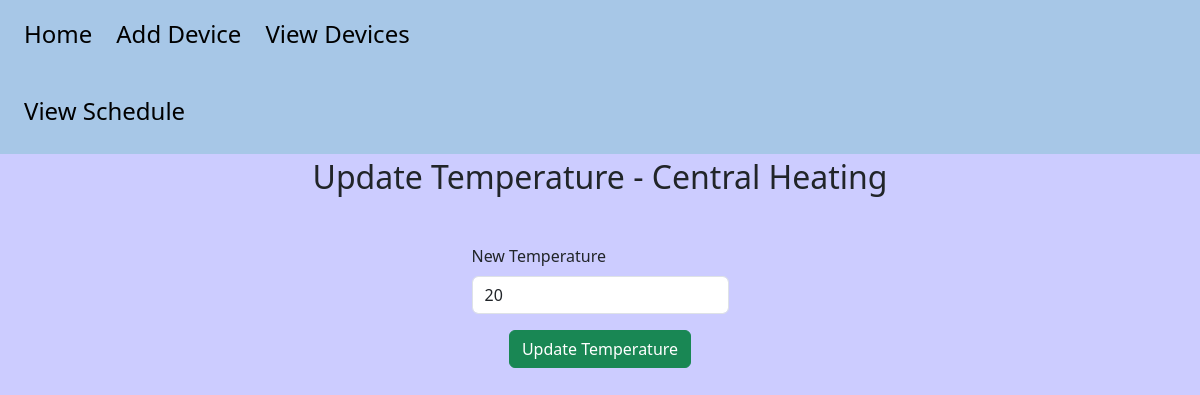
Page /update_temperature/3 on the earlier database version.
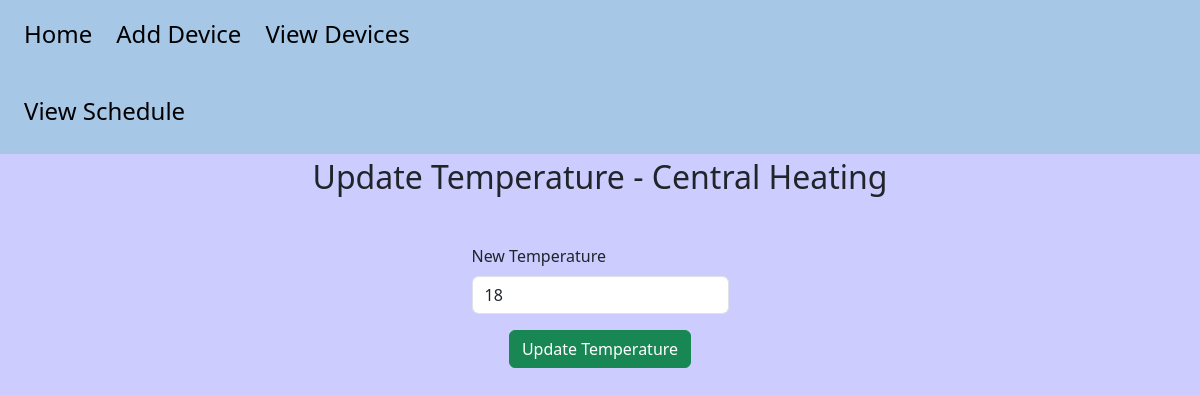
Same page on the later database version.
### database.py (models this page shows, shortened)
class Device(db.Model):
    __tablename__ = "devices"
    id = db.Column(db.Integer, primary_key=True)
    name = db.Column(db.String(80), nullable=False)
    type = db.Column(db.String(20), nullable=False)
    status = db.Column(db.Boolean, default=False)
    temperature = db.Column(db.Integer, nullable=True)
    brightness = db.Column(db.Integer, nullable=True)
    colour = db.Column(db.String(20), nullable=True)

### routes.py (the view, shortened to what this page needs)
@app.route('/update_temperature/<int:device_id>', methods=['GET', 'POST'])
def update_temperature(device_id):
    device = Device.query.get_or_404(device_id)
    if device.type not in ['Thermostat', 'Kettle', 'Boiler']:
        return "Temperature can't be updated for this device.", 400
    form = UpdateTemperatureForm()
    return render_template('update_temperature.html', form=form, device=device, title='Update Temperature')

### forms.py
class UpdateTemperatureForm(FlaskForm):
    temperature = IntegerField('New Temperature', validators=[DataRequired()])
    submit = SubmitField('Update Temperature')

### templates/update_temperature.html (shortened to what this page needs)
{% extends 'base.html' %}
{% block body %}
<h2 class="title">Update Temperature - {{ device.name }}</h2>
<div class="row">
    <div class="col"></div>
    <div class="col updating">
        <form method="POST">
    <div class="mb-3">
        {{ form.temperature.label(class="form-label") }}
        {{ form.temperature(class="form-control", value=device.temperature or '') }}
    </div>
    <div class="upbutt">
        <button type="submit" class="btn btn-success">{{ form.submit.label.text }}</button>
    </div>
</form>
    </div>
    <div class="col"></div>
</div>
{% endblock %}

Differences in the rows shown:
changed Device "Central Heating": temperature "20" → "18"
